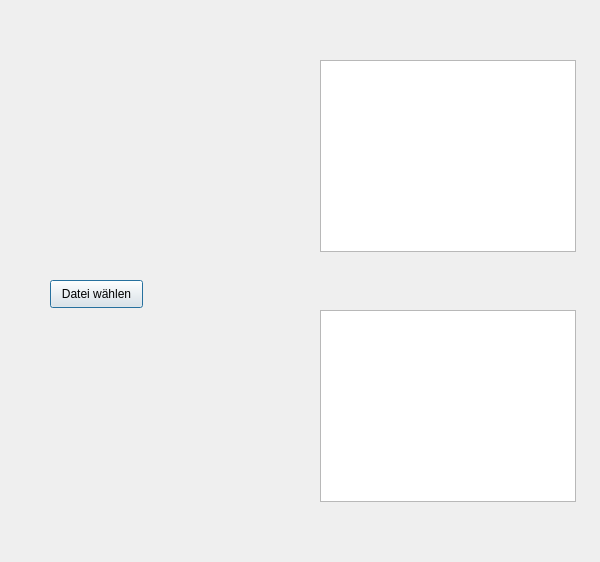
<?xml version="1.0" encoding="UTF-8"?>
<ui version="4.0">
 <class>Rect01Class</class>
 <widget class="QDialog" name="Rect01Class">
  <property name="geometry">
   <rect>
    <x>0</x>
    <y>0</y>
    <width>600</width>
    <height>562</height>
   </rect>
  </property>
  <property name="windowTitle">
   <string>Rect01</string>
  </property>
  <widget class="QPushButton" name="pbdat_w">
   <property name="geometry">
    <rect>
     <x>50</x>
     <y>280</y>
     <width>93</width>
     <height>28</height>
    </rect>
   </property>
   <property name="text">
    <string>Datei wählen</string>
   </property>
  </widget>
  <widget class="QListWidget" name="listWidget">
   <property name="geometry">
    <rect>
     <x>320</x>
     <y>60</y>
     <width>256</width>
     <height>192</height>
    </rect>
   </property>
  </widget>
  <widget class="QListView" name="listView">
   <property name="geometry">
    <rect>
     <x>320</x>
     <y>310</y>
     <width>256</width>
     <height>192</height>
    </rect>
   </property>
  </widget>
 </widget>
 <layoutdefault spacing="6" margin="11"/>
 <resources>
  <include location="CLI_Parser.qrc"/>
 </resources>
 <connections/>
</ui>
